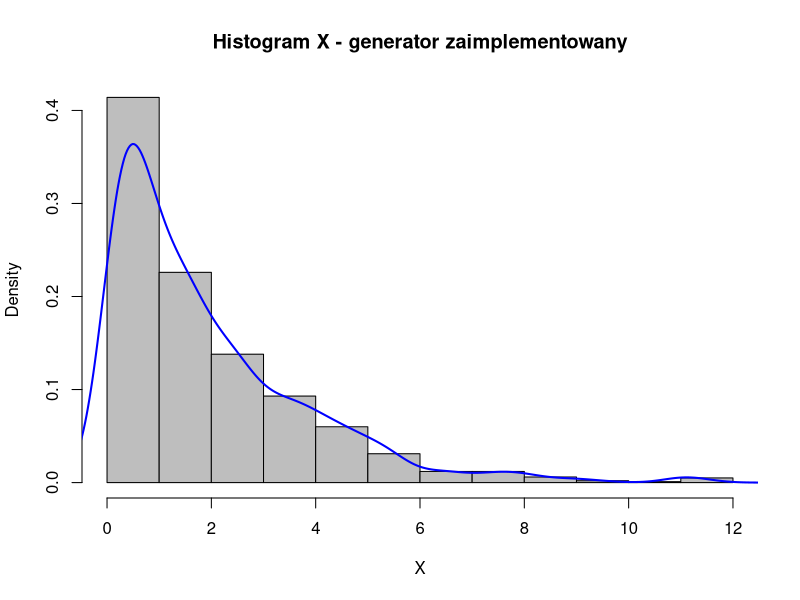
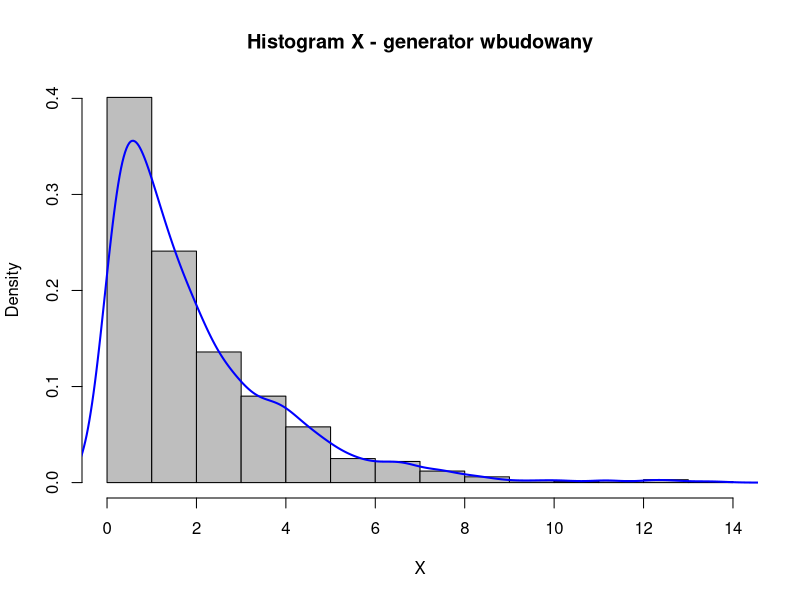
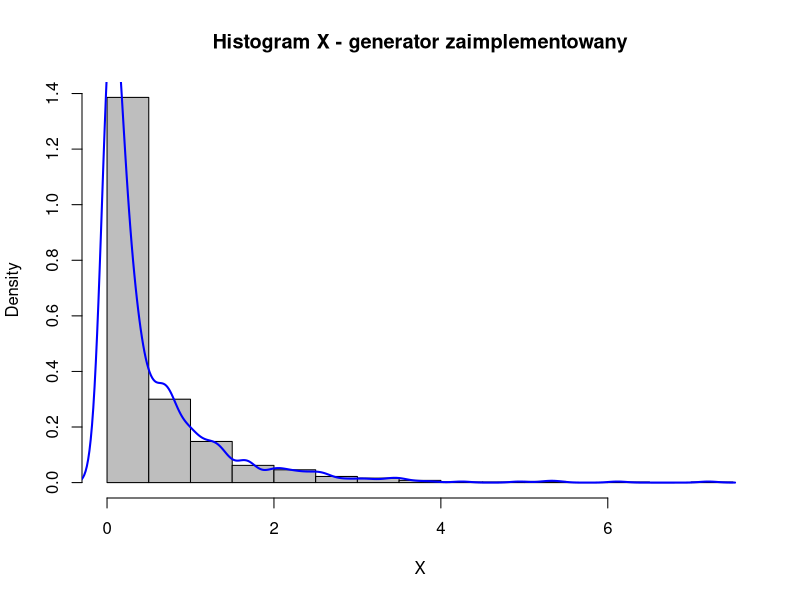
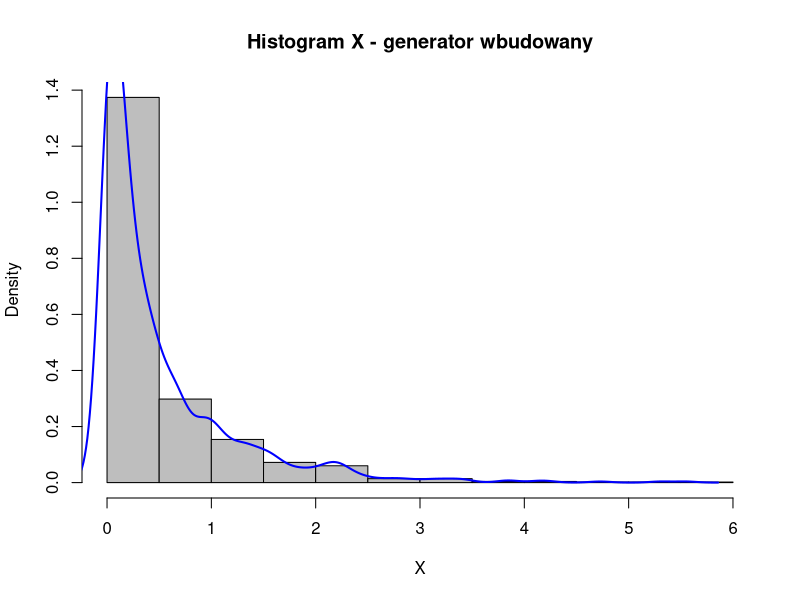
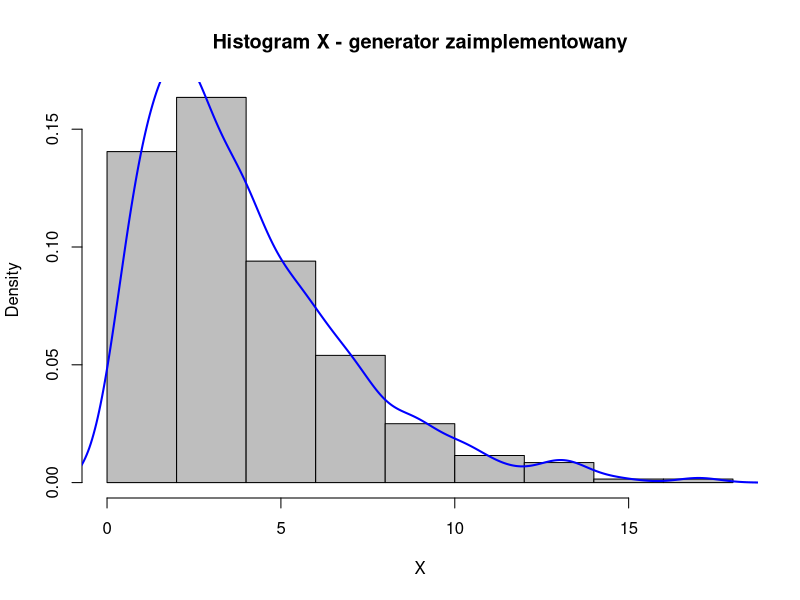
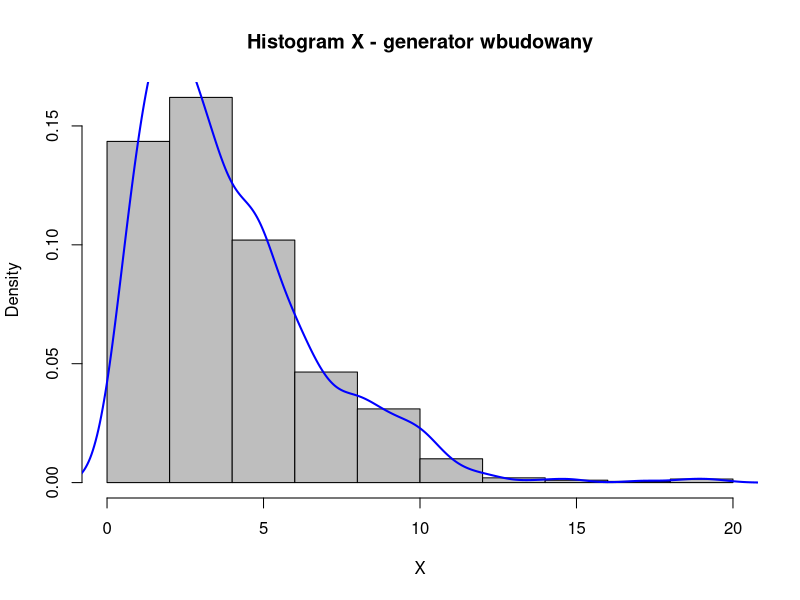
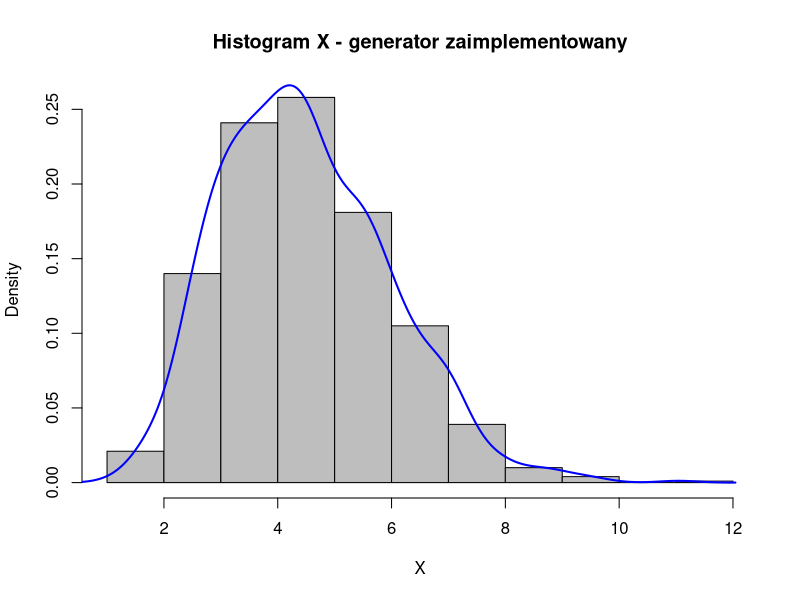
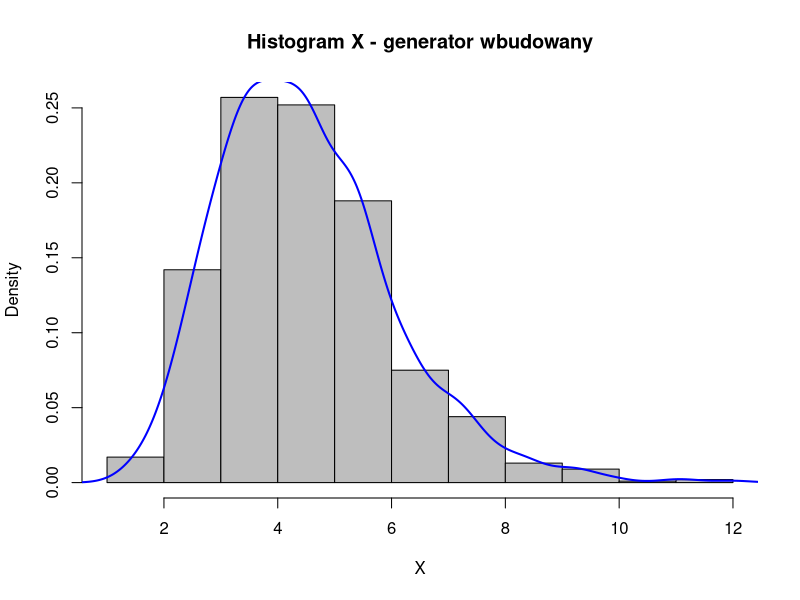

The R script that drew these images, in order:
## ---- chunk 1
knitr::opts_chunk$set(echo = FALSE)
## ---- chunk 2
plot_hist <- function(X){
  if( typeof(X) == "list"){
    S <- unlist(X[1])
    iters <- unlist(X[2])
    title = "Histogram X - generator zaimplementowany"
    txt = "Generator zaimplementowany"
    print(paste("Liczba iteracji: ",iters, sep=""))
  } else {
    S <- X
    title = "Histogram X - generator wbudowany"
    txt = "Generator wbudowany"
  }
  hist(S, prob=TRUE, col="grey", xlab = "X", main = title)
  lines(density(S), col="blue", lwd=2)
  print(paste(txt, " średnia: ", mean(S), sep=""))
  print(paste(txt, " wariancja: ", var(S), sep=""))
  
}
## ---- chunk 3
gkm1 <- function(a, beta, N){
  if(a <= 1){
    return("Niewłaściwy parametr a!")
  } else {
    ap <- a-1
    b <- (a-(1/(6*a)))/ap
    m <- 2/ap
    d <- m+2
    
    niter <- 0 
    X <- c()
    
    while(length(X) < N){
      sample <- "Reject"
      while(sample != "Accept"){
        niter <- niter + 1
        U1 <- runif(1)
        U2 <- runif(1)
        V <- b*U2/U1
      
        check1 <- m*U1 - d + V + (1/V)
        check2 <- m*log(U1) - log(V) + V - 1

        if(check1 <= 0){
          sample <- "Accept"
        } else if(check2 <= 0){
          sample <- "Accept"
        } else {
          sample <- "Reject"
        }
      }
    X <- append(X, beta*ap*V)
    }
  }
  
  return(list(X, niter))
}
## ---- chunk 4
adr <- function(a, beta, N){
  if(a > 1){
    return("Niewłaściwy parametr a!")
  } else {
    b <- (a + exp(1))/exp(1)
    
    niter <- 0 
    X <- c()
    
    while(length(X) < N){
      sample <- "Reject"
      while(sample != "Accept"){
        niter <- niter + 1
        U1 <- runif(1)
        U2 <- runif(1)
        Y <- b*U1
        
        if (Y <= 1){
          Z <- Y^(1/a)
          if (U2 < exp(-Z)){
            sample <- "Accept"
          }
        } else {
          Z <- -log((b-Y)/a)
          if (U2 <= Z^(a-1)){
            sample <- "Accept"
          }
        }
      }
    X <- append(X, beta*Z)
    }
  }
  
  return(list(X, niter))
}
## ---- chunk 5
gam <- function(a, beta, N, unlist=FALSE){
  if (a <= 1){
    G <- adr(a,beta,N)
  } else {
    G <- gkm1(a, beta, N)
  }
  
  if (unlist){
    G <- unlist(G[1])
  }
  return(G)
}
## ---- chunk 6
G1 <- gam(1,2,1000)
G2 <- rgamma(n=1000, scale=2, shape=1)
plot_hist(G1)
plot_hist(G2)
## ---- chunk 7
G1 <- gam(0.5,1,1000)
G2 <- rgamma(n=1000, scale=1, shape=0.5)
plot_hist(G1)
plot_hist(G2)
## ---- chunk 8
G1 <- gam(2,2,1000)
G2 <- rgamma(n=1000, scale=2, shape=2)
plot_hist(G1)
plot_hist(G2)
## ---- chunk 9
G1 <- gam(9,0.5,1000)
G2 <- rgamma(n=1000, scale=0.5, shape=9)
plot_hist(G1)
plot_hist(G2)
## ---- chunk 10
iters1 <- c()
time1 <- c()
iters2 <- c()
time2 <- c()
x <- c()
N <- c()
for (n in c(100, 1000, 5000, 10000, 20000)){
  N <- append(N, n)

  start.time <- as.numeric(as.numeric(Sys.time())*1000, digits=15)
  G1 <- gam(0.5, 2, N=n)
  end.time <-  as.numeric(as.numeric(Sys.time())*1000, digits=15)
  t1 <- end.time - start.time


  iters1 <- append(iters1, unlist(G1[2]))
  time1 <- append(time1, t1)
  
  start.time <- as.numeric(as.numeric(Sys.time())*1000, digits=15)
  G2 <- gam(2, 2, N=n)
  end.time <-  as.numeric(as.numeric(Sys.time())*1000, digits=15)
  t2 <- end.time - start.time

  
  iters2 <- append(iters2, unlist(G2[2]))
  time2 <- append(time2, t2)
  
  print(paste("Liczba iteracji dla a <=1: ", unlist(G1[2]), " przy N=", n,sep=""))
  print(paste("Liczba iteracji a >1: ", unlist(G2[2]), " przy N=", n, sep=""))
  
  print(paste("Czas wykonania algorytmu dla a <=1: ", t1, " przy N=", n,sep=""))
  print(paste("Czas wykonania algorytmu a >1: ", t2, " przy N=", n, sep=""))

}

plot(N, iters1,  type = "b", col = "red" , lwd = 3, pch = 1, xlab="", ylab="")
lines(N, iters2, type = "b", col = "green" , lwd = 3, pch = 1)
title(main = "Liczba iteracji względem wielkości próbki", xlab = "Wielkość próbki N", ylab="Liczba iteracji")
legend("topleft", legend=c("Ahrens-Dieter (a<=1)", "GKM1 (a>1)"), col=c("red","green"),lty=1:2, cex=0.8)

plot(N, time1,  type = "b", col = "red" , lwd = 3, pch = 1, xlab="", ylab="")
lines(N, time2, type = "b", col = "green" , lwd = 3, pch = 1)
title(main = "Czas wykonania algorytmu względem wielkości próbki", xlab = "Wielkość próbki N", ylab="Czas [ms]")
legend("topleft", legend=c("Ahrens-Dieter (a<=1)", "GKM1 (a>1)"), col=c("red","green"),lty=1:2, cex=0.8)

## ---- chunk 11
poisson <- function(N,theta){
    X <- c()
    while(length(X) < N){
      p <- exp(-theta)
      Fd <- p
      Nbig <- 0

      
      U <- runif(2)
      U1 <- U[2]
      
      while (U1 > Fd){
        Nbig <- Nbig + 1
        p <- p*theta/Nbig
        Fd <- Fd + p
        }
      X <- append(X,Nbig)
      }
    return(X)
}
## ---- chunk 12
insurance_model <- function(t, lambda=25, a=5, beta=2, seed=123){
  set.seed(seed)
  S <- rep(NA,t)
    
  n <- poisson(t, theta=lambda)
  for (j in 1:t){
    n_j <- n[j]
    x_j <- gam(a, beta, n_j, unlist=TRUE)
    s_j <- sum(x_j)
    S[j] <- s_j
  }
  return(S)
  
}
## ---- chunk 13
S <- insurance_model(t=12)
hist(S)
print(paste("Suma roszczeń na przedziale 12 miesięcy: ", sum(S), sep=""))
## ---- chunk 14
insurance_model_probability <- function(K, t, N = 1000, lambda=25, a=5, beta=2){
  p = 0
  for (i in 1:N){
    seed = i
    
    S <- insurance_model(t = t, lambda = lambda, a = a, beta = beta, seed=seed)
    
    if (sum(S) > K){
      p = p+1
    }
  }
  
  prob = p/N

  print(paste("Prawdopodobieństwo przekroczenia sumy K: ", K, " w czasie t: ", t, " wynosi: ", prob,       " dla parametrów lambda= ", lambda, " ,a= ", a, " ,beta= ", beta, ".",sep=""))
  
  return(c(t, K, prob))
  }

## ---- chunk 15
str1 <- insurance_model_probability(K = 3000,  t=12)
## ---- chunk 16
K <- c()
prob <- c()
for (ks in seq(2950,3350,100)){
    K <- append(K, ks)
    str1 <- insurance_model_probability(K = ks,  t=12)
    prob <- append(prob, str1[3])
}
plot(x= K, y=prob, type = "b", pch = 19, col="red", xlab= "Wysokość K", ylab = "Prawdopodobieństwo przekroczenia K")
## ---- chunk 17
S <- insurance_model(t=12, lambda = 15, a = 9, beta=5)
hist(S)
print(paste("Suma roszczeń na przedziale 12 miesięcy: ", sum(S), sep=""))
## ---- chunk 18
K <- c()
prob <- c()
for (ks in seq(7800,8200,100)){
    K <- append(K, ks)
    str1 <- insurance_model_probability(K = ks,  t=12, lambda=15, a = 9, beta = 5)
    prob <- append(prob, str1[3])
}
plot(x= K, y=prob, type = "b", pch = 19, col="red", xlab= "Wysokość K", ylab = "Prawdopodobieństwo przekroczenia K")
## ---- chunk 19
S <- insurance_model(t=24)
hist(S, breaks = 15)
print(paste("Suma roszczeń na przedziale 24 miesięcy: ", sum(S), sep=""))
## ---- chunk 20
S <- insurance_model(t=24, lambda = 15, a = 9, beta=5)
hist(S, breaks = 15)
print(paste("Suma roszczeń na przedziale 24 miesięcy: ", sum(S), sep=""))
## ---- chunk 21
K <- c()
prob <- c()
for (ks in seq(5900,6300,100)){
    K <- append(K, ks)
    str1 <- insurance_model_probability(K = ks,  t=24)
    prob <- append(prob, str1[3])
}
plot(x= K, y=prob, type = "b", pch = 19, col="red", xlab= "Wysokość K", ylab = "Prawdopodobieństwo przekroczenia K")
## ---- chunk 22
K <- c()
prob <- c()
for (ks in seq(16400,16800,100)){
    K <- append(K, ks)
    str1 <- insurance_model_probability(K = ks,  t=24, lambda=15, a = 9, beta = 5)
    prob <- append(prob, str1[3])
}
plot(x= K, y=prob, type = "b", pch = 19, col="red", xlab= "Wysokość K", ylab = "Prawdopodobieństwo przekroczenia K")
